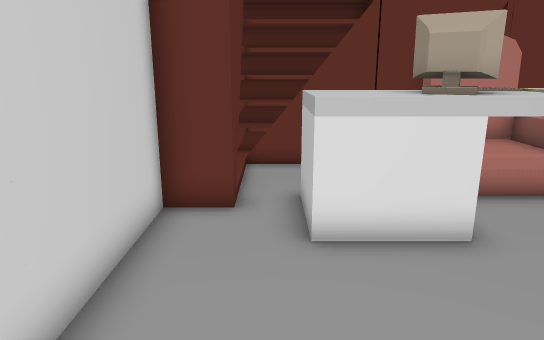
View 1 (above)

19 first-person views from a walk through a 3-D level made in the Unity game engine. The camera is 1.4 m above the floor, tilts 14° down and sees 70° across. The floor is counted in squares, 0.5 m on a side. Each view is taken from the middle of a square. On the plan, view 1 faces up. The plan holds only what a view shows up to about 20 squares ahead; the rest is blank. The place goes on beyond the plan. The player character is not drawn. Door leaves are left out, so doorways stand open. Some surface patterns are stand-ins.

View 2
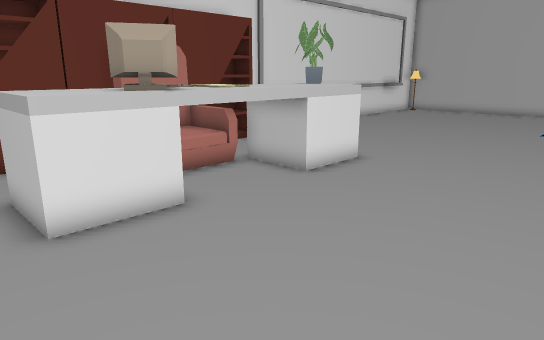

View 3
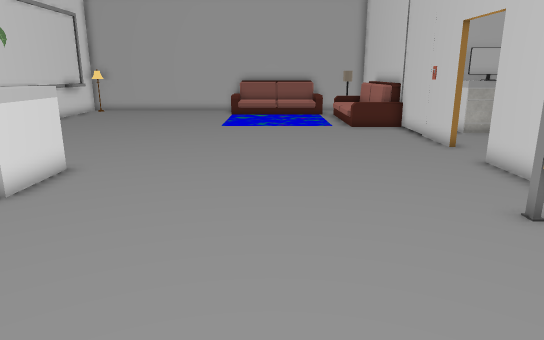

View 4
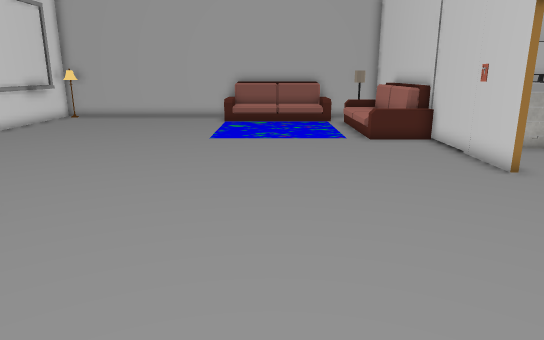

View 5
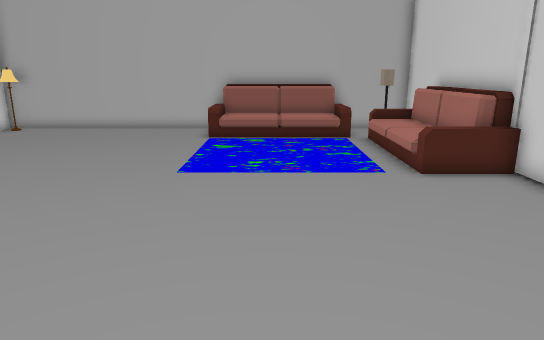

View 6
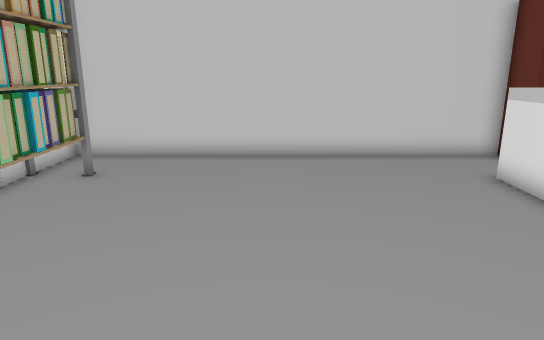

View 7
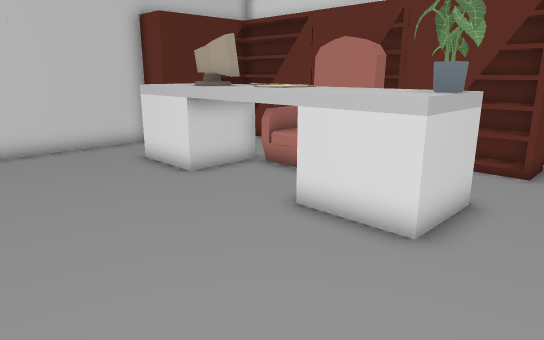

View 8
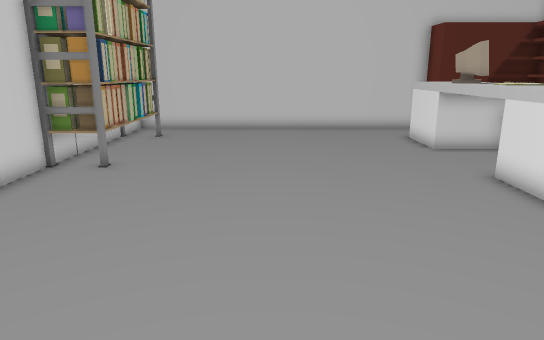

View 9
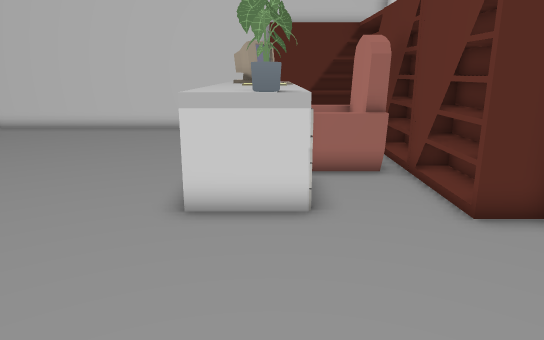

View 10
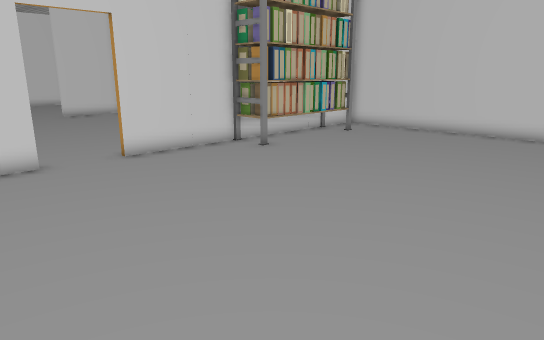

View 11
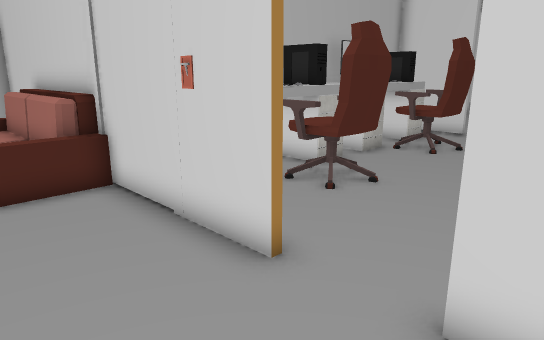

View 12
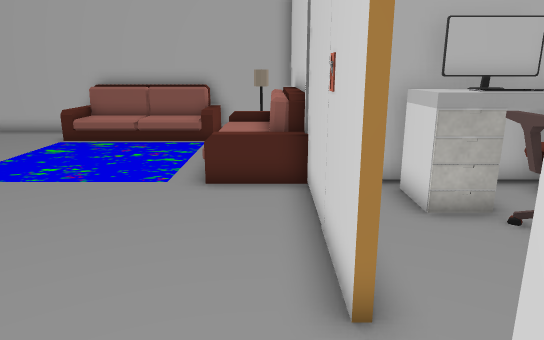

View 13
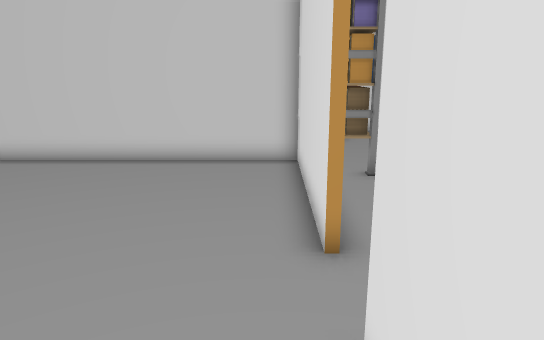

View 14
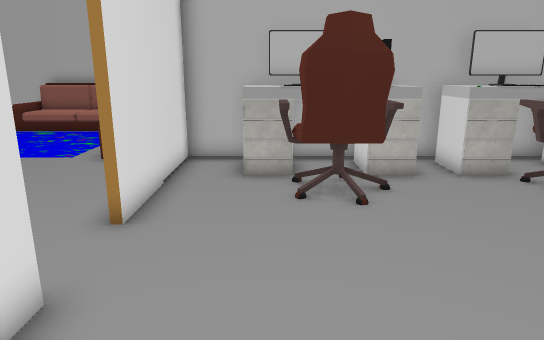

View 15
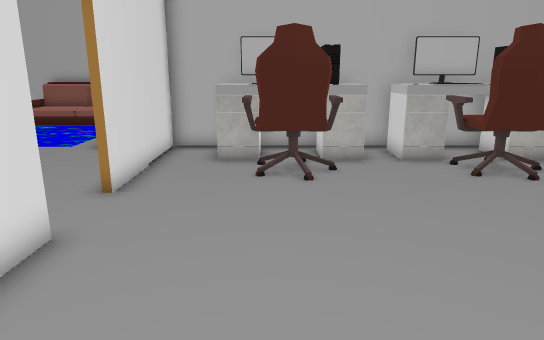

View 16
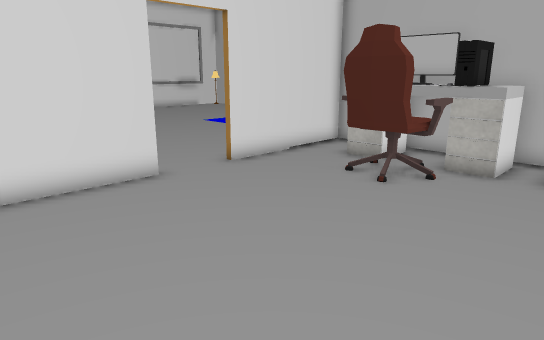

View 17
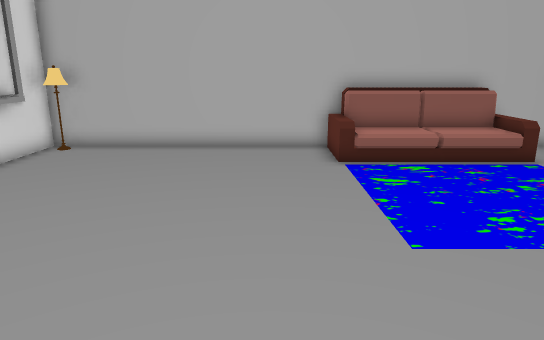

View 18
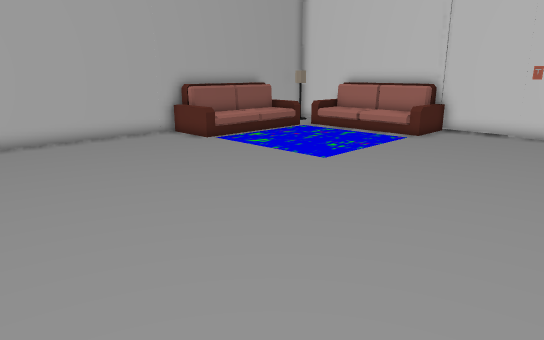

View 19
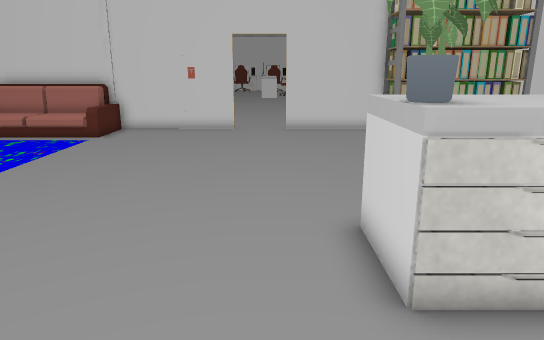

### Floor plan
Key: @ floor where view 1 was taken; # wall or solid block; . floor; D open door; ^ raised ledge; v drop or lower ground; O other object.
Columns run from 2 left of view 1 to 29 right of it. Each row starts with its distance up from view 1.
 13 OOOOOOOOOOOOOO.#         # ^^#O#
 12 OOOOOOOOOOOOOO..  .............#
 11 OO..  OOOO.....................#
 10 OO....O  O.....................#
  9  O.OOOOO OOOO..................#
  8 OO.OOOOOOOOOO..................#
  7 #..OOOOOOOOOO..................#
  6 #..OOOOOOOOOO..................#
  5 #..............................#
  4 #..............................#
  3 #...........................O.O#
  2 #............................ O#
  1 #............................ O#
  0 #.@.......................... O#
 -1 #............................ O#
 -2 #............................ O#
 -3 #...........................OOO#
 -4 #.....................O......Ov#
 -5 #.OOOOOOO.............O       O#
 -6 #.OOOOOOO.............OOOO    O#
 -7 ##############DDD###############
 -8       #...............#
 -9       #.............OO#
-10       #...........OOOO#
-11       #..........OOOOO#
-12       #..........OOOO #
-13       #...........OOOO#
-14       #.............OO#
-15       #.............OO#
-16       #..   ......OOOO#
-17       #..      ..OOOOO#

Where each view was taken, in squares from view 1:
view 1: 0 up, 0 right, facing up
view 2: 1 down, 1 left, facing up-right
view 3: 0 up, 1 left, facing right
view 4: 0 up, 3 right, facing right
view 5: 0 up, 9 right, facing right
view 6: 0 up, 11 right, facing left
view 7: 0 up, 13 right, facing up-left
view 8: 0 up, 18 right, facing left
view 9: 8 up, 18 right, facing left
view 10: 6 up, 17 right, facing down-left
view 11: 3 down, 10 right, facing down-right
view 12: 6 down, 10 right, facing right
view 13: 8 down, 17 right, facing left
view 14: 10 down, 7 right, facing right
view 15: 11 down, 5 right, facing right
view 16: 17 down, 6 right, facing up-right
view 17: 5 up, 14 right, facing right
view 18: 13 up, 12 right, facing down-right
view 19: 13 up, 12 right, facing down
